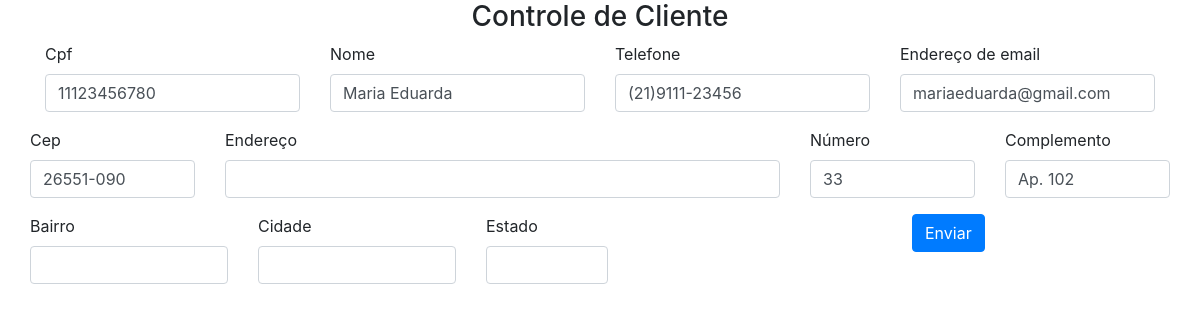
Page /editarcli.php?cpf=11123456780 on the committed database.
### tables this page shows
CREATE TABLE `cliente` (
  `cpf` char(12) NOT NULL PRIMARY KEY,
  `nome` varchar(60) NOT NULL,
  `telefone` varchar(15) NOT NULL,
  `email` varchar(150) NOT NULL,
  `cep` char(9) NOT NULL,
  `numerocasa` int(11) NOT NULL,
  `complemento` varchar(30) DEFAULT NULL,
  `senha` varchar(100) NOT NULL,
  `status` char(1) DEFAULT NULL);

### editarcli.php (the view, shortened to what this page needs)
<?php
    require_once 'conexao.php';
    require_once 'head.php';
   $cpf= $_SESSION['cpf'];
   $id = filter_input(INPUT_GET, "cpf");
    $busca = "SELECT * from cliente where cpf='$id' LIMIT 1";
    $resultado= $conn->prepare($busca);
    $resultado->execute();
    if (($resultado) AND ($resultado->rowCount() != 0)) {
        $linha = $resultado->fetch(PDO::FETCH_ASSOC);
        extract($linha);
    }
    else{
        $_SESSION['msg'] = "Cliente não encontrado!";
        header("Location : relcliente.php");
    }
?>
<form method="POST" action="controlecliente.php" enctype="multipart/form-data">
    <div class="container">
        <div class="row">
                <div class="col-md-12 text-center">
                    <h3>Controle de Cliente</h3>
                </div>
        </div>
        <div class="row">
            <div class="col-md-3">
            <div class="form-group">
                    <label for="cpf">Cpf</label>
                    <input type="text" name="cpf" class="form-control" onkeypress="$(this).mask('000.000.000-00');"
                     value="<?php echo $cpf; ?>"
                    >
                </div>
            </div>
            <div class="col-md-3">
                <div class="form-group">
                    <label for="nome">Nome</label>
                    <input type="text" class="form-control" name="nome"
                    value="<?php echo $nome; ?>"
                    >
                </div>
            </div>
            <div class="col-md-3">
                <div class="form-group">
                    <label for="telefone">Telefone</label>
                    <input type="text" name="telefone" class="form-control" onkeypress="$(this).mask('(00)00000-0000')"
                        value="<?php echo $telefone; ?>"
                    >
                </div>
            </div>
            <div class="col-md-3">
                <div class="form-group">
                    <label for="exampleInputEmail1">Endereço de email</label>
                    <input type="email" name="email" class="form-control" id="exampleInputEmail1" aria-describedby="emailHelp" placeholder="Seu email"
                        value="<?php echo $email; ?>"
                    >
            </div>
        </div>
        <div class="row">
            <div class="col-md-2">
                <div class="form-group">
                    <label for="cep">Cep</label>
                    <input type="text" name="cep" class="form-control" id="cep" onblur="pesquisacep(this.value);"
                         value="<?php echo $cep; ?>"
                    >
                </div>
            </div>
            <div class="col-md-6">
                <div class="form-group">
                    <label for="endereco">Endereço</label>
                    <input type="text" class="form-control" id="rua" name="rua">
                </div>
            </div>
            <div class="col-md-2">
                <div class="form-group">
                    <label for="numero">Número</label>
                    <input type="text" class="form-control" name="numero"
                        value="<?php echo $numerocasa; ?>"
                    >
                </div>
            </div>
            <div class="col-md-2">
                <div class="form-group">
                    <label for="complemento">Complemento</label>
                    <input type="text" class="form-control" name="complemento"
                            value="<?php echo $complemento; ?>">
                </div>
            </div>
        </div>
        <div class="row">
            <div class="col-md-3">
              <div class="form-group">
                 <label for="bairro">Bairro</label><p>
                 <input type="text" class="form-control" id="bairro" name="bairro">
                </div>
            </div>
            <div class="col-md-3">
              <div class="form-group">
                 <label for="cidade">Cidade</label><p>
                 <input type="text" class="form-control" id="cidade" name="cidade">
                </div>
            </div>
            <div class="col-md-2">
              <div class="form-group">
                 <label for="uf">Estado</label><p>
                 <input type="text" class="form-control" id="uf" name="uf">
                </div>
            </div>
        </div>
        <div class="row">
            <div class="col-md-12 text-right">
                <div class="form-group">
                    <input type="submit" class="btn btn-primary" value="Enviar" name="editarcli">
                </div>
            </div>
        </div>
    </div>
</form>
<?php
require_once 'footeradm.php';
?>

### rows in the picture
cliente: cpf "11123456780", nome "Maria Eduarda", telefone "(21)9111-23456", email "mariaeduarda@gmail.com", cep "26551-090", numero "33", complemento "Ap. 102"
